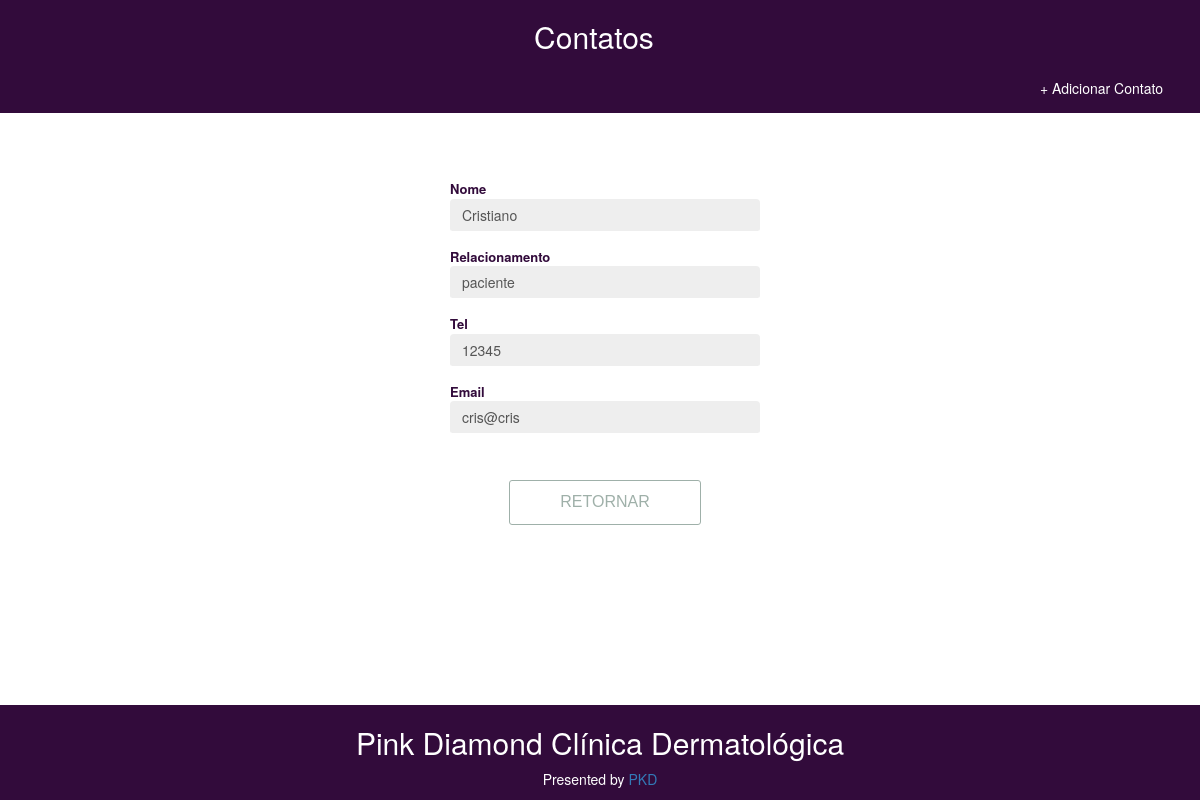
Page /detail/1/ on the committed database.
### mycontacts/models/Contact.py (models this page shows)
class Contact(models.Model):
    name = models.CharField(max_length=200)
    relation = models.CharField(max_length=200)
    phone = models.CharField(max_length=200)
    email = models.CharField(max_length=200)

### mycontacts/views.py (the view)
# urls.py: path('detail/<int:detail_id>/', views.ContactDetailView, name="detail"),
def ContactDetailView(request, detail_id):
    data = get_object_or_404(Contact, pk=detail_id)
    context = {
      "data":data
    }
    return render(request, "mycontacts/view.html", context)

### mycontacts/templates/mycontacts/view.html (shortened to what this page needs)
{% extends 'mycontacts/background.html' %}
{% load static %}
{% block content %}
  <div class="container-add">
    <div class="col-xs-4 col-sm-4 col-md-4 col-lg-4 col-xs-offset-3">
      <form id="add-contact-form" class="form" action="#" method="POST" role="form">
              <div class="form-group">
                  <label class="form-label">Nome</label>
                  <input disabled="True" type="text" class="form-control" id="name" name="name" placeholder="Name" tabindex="1" value="{{data.name}}">
              </div>
              <div class="form-group">
                  <label class="form-label">Relacionamento</label>
                  <input disabled="True" type="text" class="form-control" id="relation" name="relation" placeholder="Relation" tabindex="2" value="{{data.relation}}" >
              </div>
              <div class="form-group">
                  <label class="form-label">Tel</label>
                  <input disabled="True" type="text" class="form-control" id="phone" name="phone" placeholder="Phone" tabindex="3" value="{{data.phone}}">
              </div>
              <div class="form-group">
                  <label class="form-label" for="email">Email</label>
                  <input disabled="True" type="text" class="form-control" id="email" name="email" placeholder="Email" tabindex="4" value="{{data.email}}">
              </div>
              <div class="text-center">
                <a class ="btn" href="{% url 'home'%}">Retornar</a>
              </div>
            </form>
      </div>
  </div>
{% endblock content %}

### mycontacts/static/css/show.css (style rules this page uses)
html { height: 100%; }
body { position: relative; margin: 0; min-height: 100%; }

### mycontacts/static/css/add.css (style rules this page uses)
.container-add { padding-top: 15%; padding-left: 15%; }
.form-label { font-size: 13px; color: #320b3b; margin: 0; display: block; opacity: 1; -webkit-transition: .333s ease top, .333s ease opacity; transition: .333s ease top, .333s ease opacity; }
.form-control { border-radius: 10; border-color: #fff; border-width: 0 0 2px 0; border-style: none none solid none; box-shadow: none; }
.btn { background: 0 0 #ffffff; border: 1px solid #9FB0A9; border-radius: 3px; color: #9FB0A9; font-family: "Raleway", sans-serif; font-size: 16px; line-height: inherit; margin: 30px 0; padding: 10px 50px; text-transform: uppercase; transition: all 0.25s ease 0s; }

### rows in the picture
Contact: name "Cristiano", relation "paciente", phone "12345", email "cris@cris"
